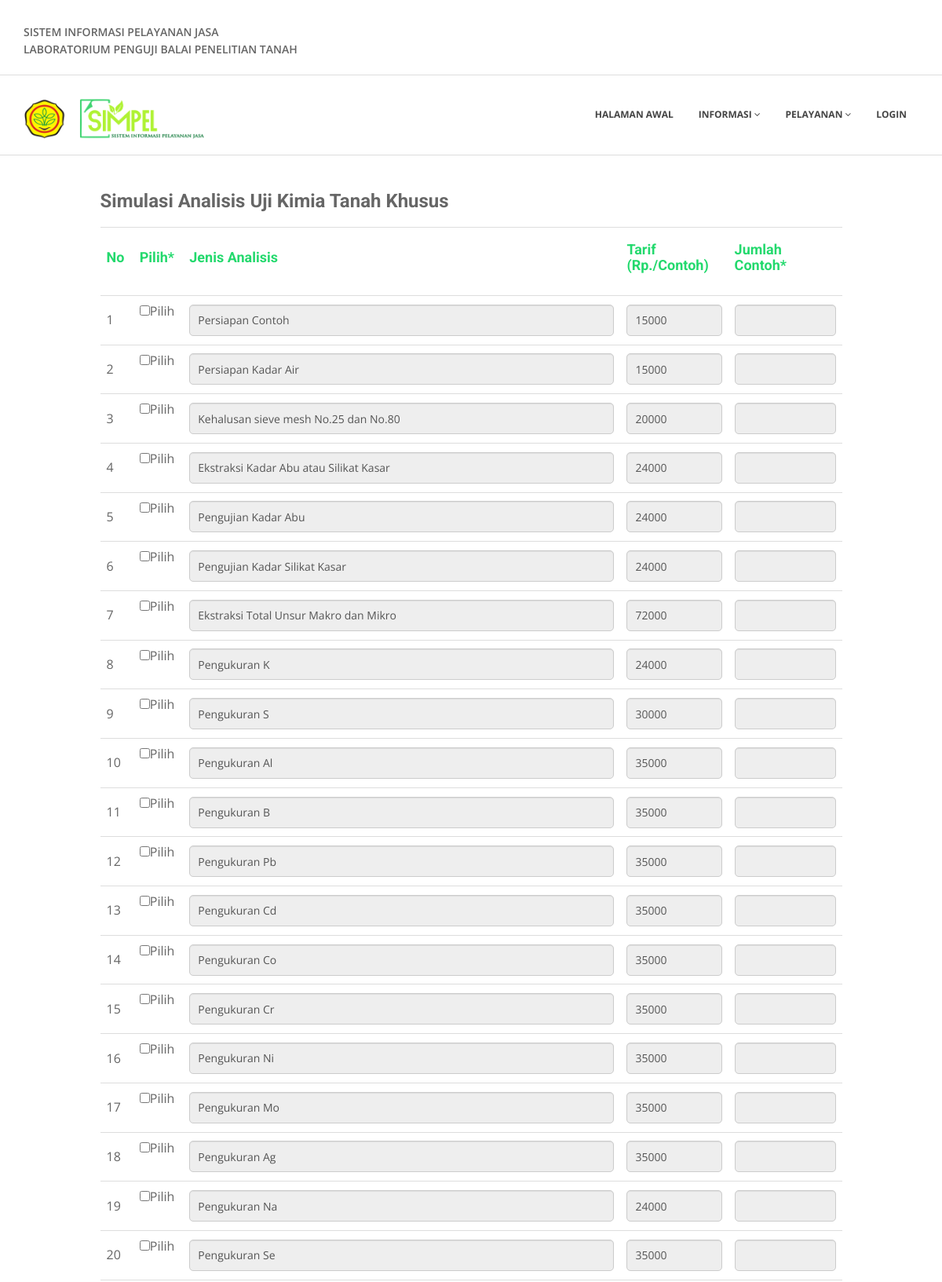
Screenshot of /user/index.php?view=simulasi-kimia-organik (upper part) with the database file from the repository.
### tables this page shows
CREATE TABLE `pertanyaan` (
  `kode_pertanyaan` varchar(10) NOT NULL,
  `kode_analisis` varchar(10) NOT NULL,
  `isi_pertanyaan` text NOT NULL,
  `tarif` double NOT NULL,
  `kelompok` varchar(10) NOT NULL
);

### user/simulasi/simulasikimiaorganik.php (the view, shortened to what this page needs)
<div class="container">
	<div class="row">
		<div class="col-xs-10 col-md-10 col-md-offset-1">
			<h3>Simulasi Analisis Uji Kimia Tanah Khusus</h3>
				<div class="row">
					<div class="col-lg-12">
						<checkbox name="pertanyaan" value="">
						<table class="table" width="1000px" cellpadding="2"  cellspacing="3" align="center">
							<tr>
								<td width="2%"><h4> <font color="#23d96d">  No </font></h4></td>
								<td width="2%"><h4> <font color="#23d96d">  Pilih* </font></h4></td>
								<td width="50%"><h4> <font color="#23d96d">  Jenis Analisis </font></h4></td>
								<td width="10%"><h4> <font color="#23d96d">  Tarif (Rp./Contoh) </font></h4></td>
								<td width="13%"><h4> <font color="#23d96d">  Jumlah Contoh* </font></h4></td>
							</tr>
							<?php
							include "koneksi.php";
							$banyaknya=1;
							$no=1;
							$select = mysqli_query($connect, "SELECT* FROM pertanyaan WHERE kode_analisis = 'KPo'");
							while($hasil = mysqli_fetch_array($select))
							{
							?>
							<tr>
								<td> <?php echo $no; $no++; ?></td>
								<td>
									<input type="checkbox" name="pertanyaan[]" value="<?php echo $hasil['kode_pertanyaan']; ?>" id="<?php echo "cekbox".$banyaknya; ?>" onclick="run(<?php echo $banyaknya; ?>);" />Pilih<br /><br />
								</td>
								<td>
									<input type="text" id="<?php echo "isi".$banyaknya; ?>" class="form-control input-lg" value="<?php echo $hasil['isi_pertanyaan']; ?>" readonly disabled>
								</td>
								<td>
									<input type="text" id="<?php echo "tarif".$banyaknya; ?>" class="form-control input-lg" value="<?php echo $hasil['tarif'];?>" readonly >
								</td>
								<td>
									<input type="number" name="banyaknya" id="<?php echo "index".$banyaknya; ?>"value="" disabled onchange="total(<?php echo $hasil['tarif'];?>, <?php echo "'"."index".$banyaknya."'"; ?>, <?php echo "'"."coba".$banyaknya."'"; ?>);" class="form-control input-lg">
								</td>
							</tr>
							<?php
							$banyaknya++;
							}
							?>
						</table>
					</div>
				</div>
			</div>
		</div>
	</div>

### user/css/style.css (style rules this page uses)
body { font-family:'Open Sans', Arial, sans-serif; font-size:14px; font-weight:300; line-height:1.6em; color:#656565; }
h1,h2, h3, h4, h5, h6 { font-family:'Roboto', sans-serif; font-weight:700; line-height:1.1em; color:#666; margin-bottom: 20px; }
.row,.row-fluid { margin-bottom:30px; }
.row .row,.row-fluid .row-fluid { margin-bottom:0px; }

### user/bodybg/bg1.css (style rules this page uses)
body { background: url(../img/bodybg/bg1.png) repeat left top; }

### rows the page displays
pertanyaan: isi_pertanyaan "Persiapan Contoh", tarif "15000"
pertanyaan: isi_pertanyaan "Persiapan Kadar Air", tarif "15000"
pertanyaan: isi_pertanyaan "Kehalusan sieve mesh No.25 dan No.80", tarif "20000"
pertanyaan: isi_pertanyaan "Ekstraksi Kadar Abu atau Silikat Kasar", tarif "24000"
pertanyaan: isi_pertanyaan "Pengujian Kadar Abu", tarif "24000"
pertanyaan: isi_pertanyaan "Pengujian Kadar Silikat Kasar", tarif "24000"
pertanyaan: isi_pertanyaan "Ekstraksi Total Unsur Makro dan Mikro", tarif "72000"
pertanyaan: isi_pertanyaan "Pengukuran K", tarif "24000"
pertanyaan: isi_pertanyaan "Pengukuran S", tarif "30000"
pertanyaan: isi_pertanyaan "Pengukuran Al", tarif "35000"
pertanyaan: isi_pertanyaan "Pengukuran B", tarif "35000"
pertanyaan: isi_pertanyaan "Pengukuran Pb", tarif "35000"
pertanyaan: isi_pertanyaan "Pengukuran Cd", tarif "35000"
pertanyaan: isi_pertanyaan "Pengukuran Co", tarif "35000"
pertanyaan: isi_pertanyaan "Pengukuran Cr", tarif "35000"
pertanyaan: isi_pertanyaan "Pengukuran Ni", tarif "35000"
pertanyaan: isi_pertanyaan "Pengukuran Mo", tarif "35000"
pertanyaan: isi_pertanyaan "Pengukuran Ag", tarif "35000"
pertanyaan: isi_pertanyaan "Pengukuran Na", tarif "24000"
pertanyaan: isi_pertanyaan "Pengukuran Se", tarif "35000"
